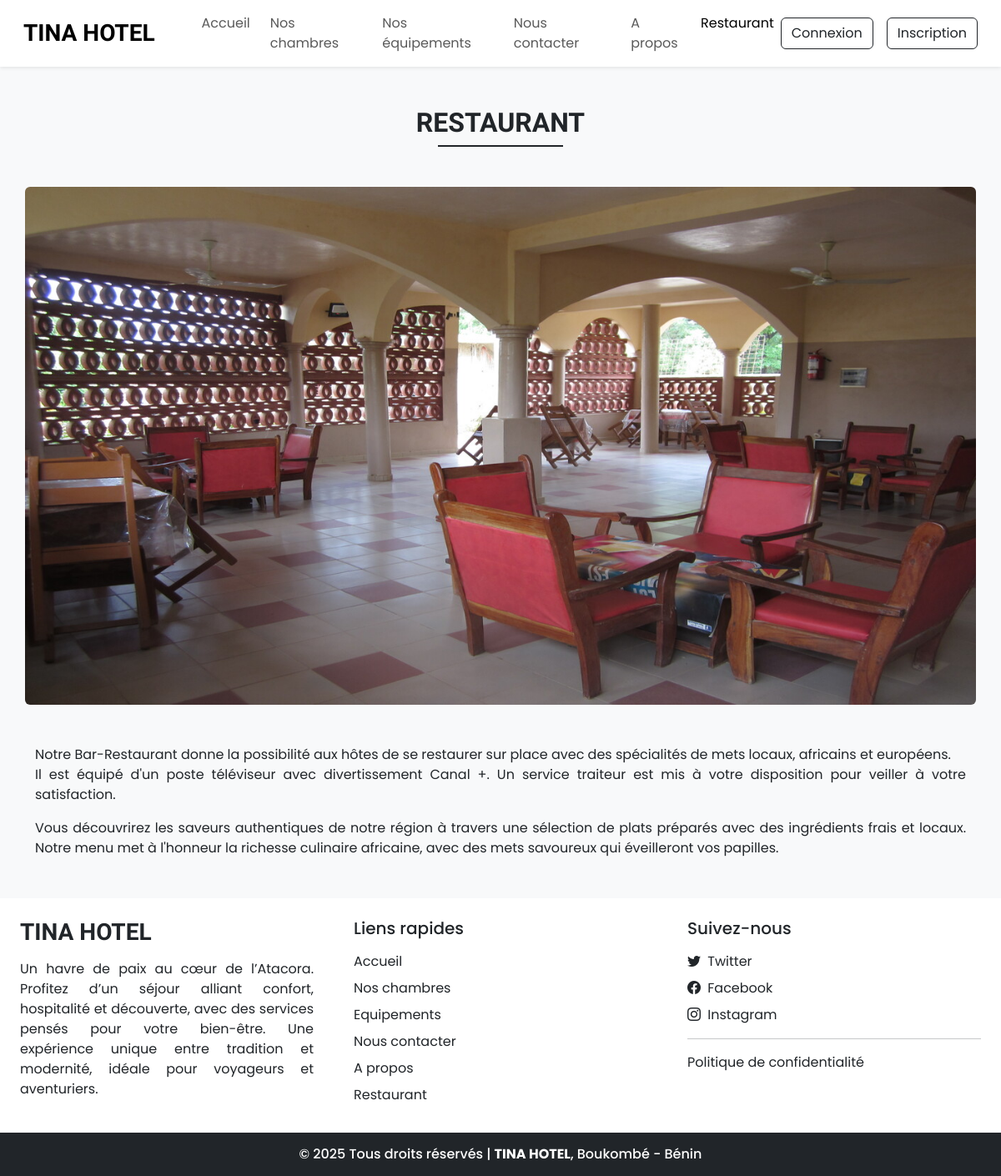
Page /restaurant.php on the committed database.
### tables this page shows
CREATE TABLE `settings` (
  `sr_no` int NOT NULL,
  `site_title` varchar(50) NOT NULL,
  `site_about` varchar(250) NOT NULL,
  `shutdown` tinyint(1) NOT NULL
);

### admin/includes/db_config.php (called while the page is built, shortened)
<?php
function select($sql,$values,$datatypes){
    $con = $GLOBALS['con'];
    if($stmt = mysqli_prepare($con,$sql))
    {
        mysqli_stmt_bind_param($stmt,$datatypes,...$values);
        if(mysqli_stmt_execute($stmt)){
            $res = mysqli_stmt_get_result($stmt);
            return $res;
        }
        else{
            mysqli_stmt_close($stmt);
            die("Query cannot be executed - Select");
        }
    }else{
        die("Query cannot be prepared - Select");
    }
}
?>

### restaurant.php (the view, shortened to what this page needs)
<!DOCTYPE html>
<html lang="en">
<head>
    <link rel="stylesheet" href="https://cdn.jsdelivr.net/npm/swiper@11/swiper-bundle.min.css" />
    <?php require('includes/links.php'); ?>
</head>
<body class="bg-light">
    <?php require("includes/header.php"); ?>
    <div class="my-5 px-4">
        <h2 class="fw-bold h-font text-center">RESTAURANT</h2>
        <div class="h-line bg-dark"></div>
    </div>
    <div class="container-fluid px-lg-4 mt-4">
        <div class="swiper swiper-container">
            <div class="swiper-wrapper">
                <div class="swiper-slide">
                    <img src="images/restaurant/IMG_0012.jpg" class="rounded d-block" />
                </div>
            </div>
        </div>
    </div>
    <div class="container my-5 text-center">
        <p class="justified-text">
            Notre Bar-Restaurant donne la possibilité
            aux hôtes de se restaurer sur place avec
            des spécialités de mets locaux, africains
            et européens.<br>
            Il est équipé d'un poste
            téléviseur avec divertissement Canal +.
            Un service traiteur est mis à votre disposition pour veiller à votre satisfaction.
        </p>
        <p class="justified-text">
            Vous découvrirez les saveurs authentiques de notre région à travers une sélection de plats préparés avec des ingrédients frais et locaux.
            Notre menu met à l'honneur la richesse culinaire africaine, avec des mets savoureux qui éveilleront vos papilles.
        </p>
    </div>
    <?php require("includes/footer.php"); ?>
</body>
</html>

### includes/header.php (shortened to what this page needs)
<nav id="nav-bar" class="navbar navbar-expand-lg navbar-light bg-white px-lg-3 py-lg-2 shadow-sm sticky-top">
    <div class="container-fluid">
        <a class="navbar-brand me-5 fw-bold fs-3 h-font" href="index.php"><?php echo $settings_r['site_title'] ?></a>
        <div class="collapse navbar-collapse" id="navbarSupportedContent">
            <ul class="navbar-nav me-auto mb-2 mb-lg-0">
                <li class="nav-item">
                    <a class="nav-link me-2" href="index.php">Accueil</a>
                </li>
                <li class="nav-item">
                    <a class="nav-link me-2" href="rooms.php">Nos chambres</a>
                </li>
                <li class="nav-item">
                    <a class="nav-link me-2" href="facilities.php">Nos équipements</a>
                </li>
                <li class="nav-item">
                    <a class="nav-link me-2" href="contact.php">Nous contacter</a>
                </li>
                <li class="nav-item">
                    <a class="nav-link" href="about.php">A propos</a>
                </li>
                <li class="nav-item">
                    <a class="nav-link" href="restaurant.php">Restaurant</a>
                </li>
            </ul>
            <div class="d-flex">
                <?php
                if (isset($_SESSION['login']) && $_SESSION['login'] == true) {
                    $path = USERS_IMG_PATH;
                    echo <<<data
                            <div class="btn-group">
                                <button type="button" class="btn btn-outline-dark shadow-none dropdown-toggle" data-bs-toggle="dropdown" data-bs-display="static" aria-expanded="false">
                                    <img src="$path$_SESSION[uProfile]" style="width: 25px; height: 25px;" class="me-1 rounded-circle">
                                    $_SESSION[uName]
                                </button>
                                <ul class="dropdown-menu dropdown-menu-lg-end">
                                    <li><a class="dropdown-item" href="profile.php">Profile</a></li>
                                    <li><a class="dropdown-item" href="bookings.php">Réservations</a></li>
                                    <li><a class="dropdown-item" href="logout.php">Déconnexion</a></li>
                                </ul>
                            </div>
                        data;
                } else {
                    echo <<<data
                            <button type="button" class="btn btn-outline-dark shadow-none me-lg-3 me-2" data-bs-toggle="modal" data-bs-target="#loginModal">
                                Connexion
                            </button>
                            <button type="button" class="btn btn-outline-dark shadow-none" data-bs-toggle="modal" data-bs-target="#registerModal">
                                Inscription
                            </button>
                        data;
                }
                ?>
            </div>
        </div>
    </div>
</nav>

### includes/footer.php (shortened to what this page needs)
<div class="container-fluid bg-white mt-5">
    <div class="row">
        <div class="col-lg-4 p-4">
            <h3 class="h-font fw-bold fs-3 mb-3"><?php echo $settings_r['site_title'] ?></h3>
            <p style="text-align: justify;">
                <?php echo $settings_r['site_about'] ?>
            </p>
        </div>
        <div class="col-lg-4 p-4">
            <h5 class="mb-3">Liens rapides</h5>
            <a href="index.php" class="d-inline-block mb-2 text-dark text-decoration-none">Accueil</a><br>
            <a href="rooms.php" class="d-inline-block mb-2 text-dark text-decoration-none">Nos chambres</a><br>
            <a href="facilities.php" class="d-inline-block mb-2 text-dark text-decoration-none">Equipements</a><br>
            <a href="contact.php" class="d-inline-block mb-2 text-dark text-decoration-none">Nous contacter</a><br>
            <a href="about.php" class="d-inline-block mb-2 text-dark text-decoration-none">A propos</a><br>
            <a href="restaurant.php" class="d-inline-block mb-2 text-dark text-decoration-none">Restaurant</a>
        </div>
        <div class="col-lg-4 p-4">
            <h5 class="mb-3">Suivez-nous</h5>
            <?php
            if ($contact_r['tw'] != '') {
                echo <<<data
                <a href="$contact_r[tw]" class="d-inline-block text-dark text-decoration-none mb-2">
                    <i class="bi bi-twitter me-1"></i> Twitter
                </a><br>
            data;
            }
            ?>
            <a href="<?php echo $contact_r['fb'] ?>" class="d-inline-block text-dark text-decoration-none mb-2">
                <i class="bi bi-facebook me-1"></i> Facebook
            </a><br>
            <a href="<?php echo $contact_r['insta'] ?>" class="d-inline-block text-dark text-decoration-none">
                <i class="bi bi-instagram me-1"></i> Instagram
            </a>
            <hr class="my-3">
            <a href="privacy-policy.php" class="d-inline-block text-dark text-decoration-none">
                Politique de confidentialité
            </a>
        </div>
    </div>
</div>
<h6 class="text-center bg-dark text-white p-3 m-0">
    <span id="dev-info" style="cursor: pointer;">© <?php echo date("Y"); ?></span> Tous droits réservés |
    <b><?php echo $settings_r['site_title']; ?></b>, Boukombé - Bénin
</h6>

### css/common.css (style rules this page uses)
:root { --teal: #F57C21; --teal_hover: #D96A1D; }
* { font-family: 'Poppins', sans-serif; }
.h-font { font-family: 'Merienda', cursive; }
.h-line { width: 150px; margin: 0 auto; height: 1.7px; }

### restaurant.php (style rules this page uses)
.justified-text { text-align: justify; }
.swiper-container { max-width: 1140px; margin: 0 auto; }
.swiper-slide img { width: 100%; object-fit: cover; }

### rows in the picture
settings: site_title "TINA HOTEL", site_about "Un havre de paix au cœur de l’Atacora. Profitez d’un séjour alliant confort, hospitalité et découverte, avec des services pensés pour votre bien-être. Une expérience unique entre tradition et modernité, idéale pour voyageurs et aventuriers."
